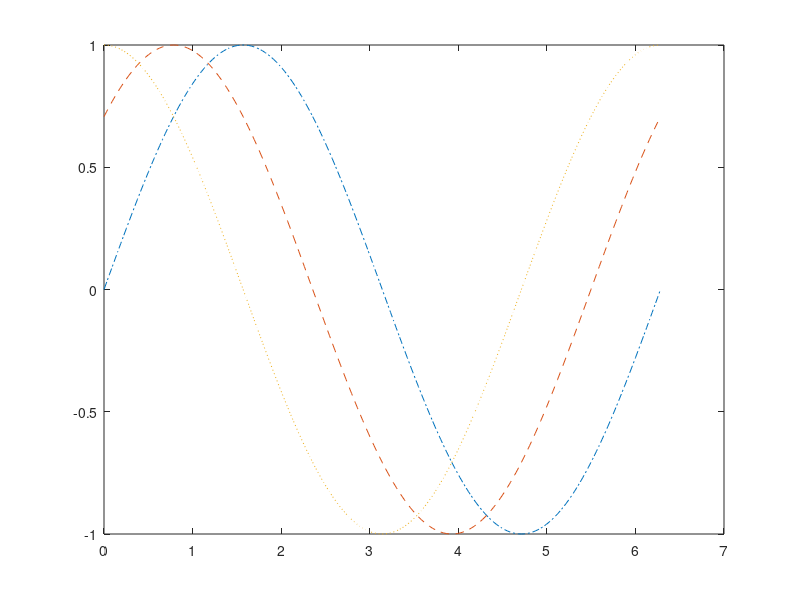
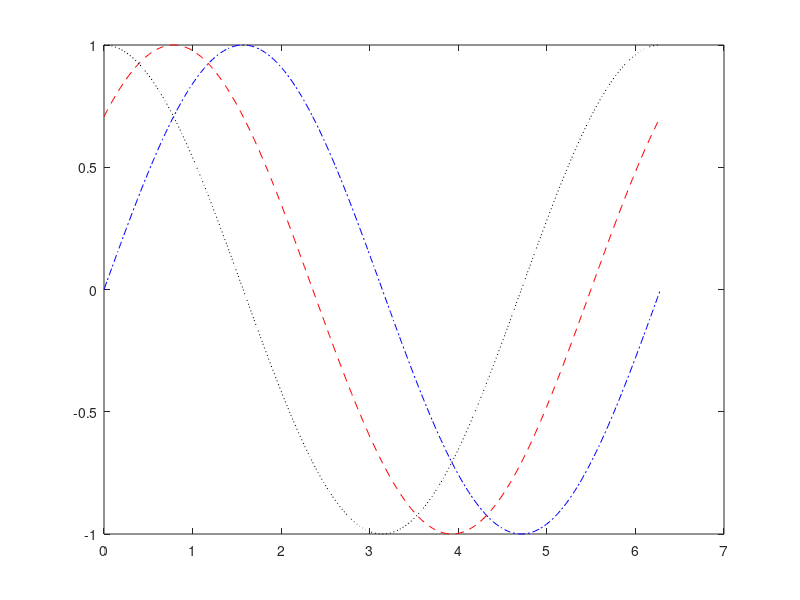
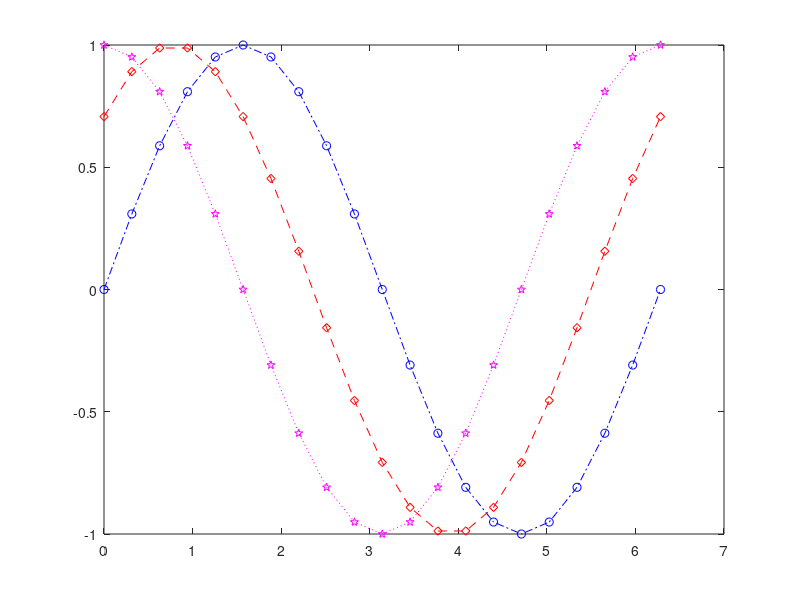
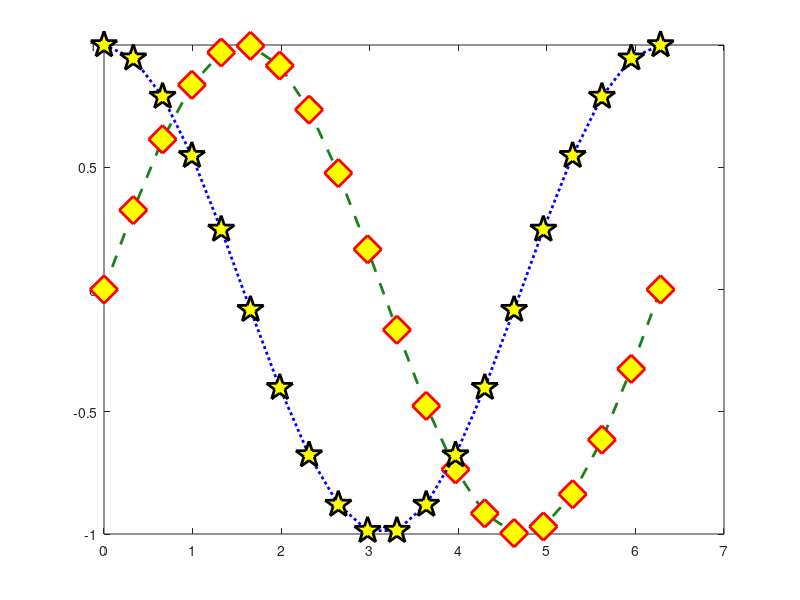

Write the MATLAB code that produced these figures, in order.
clear
clc

%% Styles

% 1. Line style

x = 0:pi/100:2*pi;
y1 = sin(x);
y2 = sin(x+pi/4);
y3 = sin(x+pi/2);

figure(1);
plot(x,y1,'-.',x,y2,'--',x,y3,':');

% 2. Color

x = 0:pi/100:2*pi;
y1 = sin(x);
y2 = sin(x+pi/4);
y3 = sin(x+pi/2);

figure(2);
plot(x,y1,'b-.',x,y2,'r--',x,y3,'k:');

% 3. Marker

x = 0:pi/10:2*pi;
y1 = sin(x);
y2 = sin(x+pi/4);
y3 = sin(x+pi/2);

figure(3);
plot(x,y1,'b-.o',x,y2,'r--d',x,y3,'m:pentagram');

% 4. Manual styling

x = linspace(0,2*pi,20);
y = sin(x);
z = cos(x);
figure(4)
plot(x,y,...
    'LineStyle','--',...
    'LineWidth',2,...
    'Color',[0.1 0.5 0.1],...
    'Marker','d',...
    'MarkerSize',20,...
    'MarkerEdgeColor','r',...
    'MarkerFaceColor',[1 1 0]);
hold on
plot(x,z,...
    'LineStyle',':',...
    'LineWidth',2,...
    'Color',[0 0 1],...
    'Marker','pentagram',...
    'MarkerSize',20,...
    'MarkerEdgeColor','k',...
    'MarkerFaceColor',[1 1 0]);
hold off


